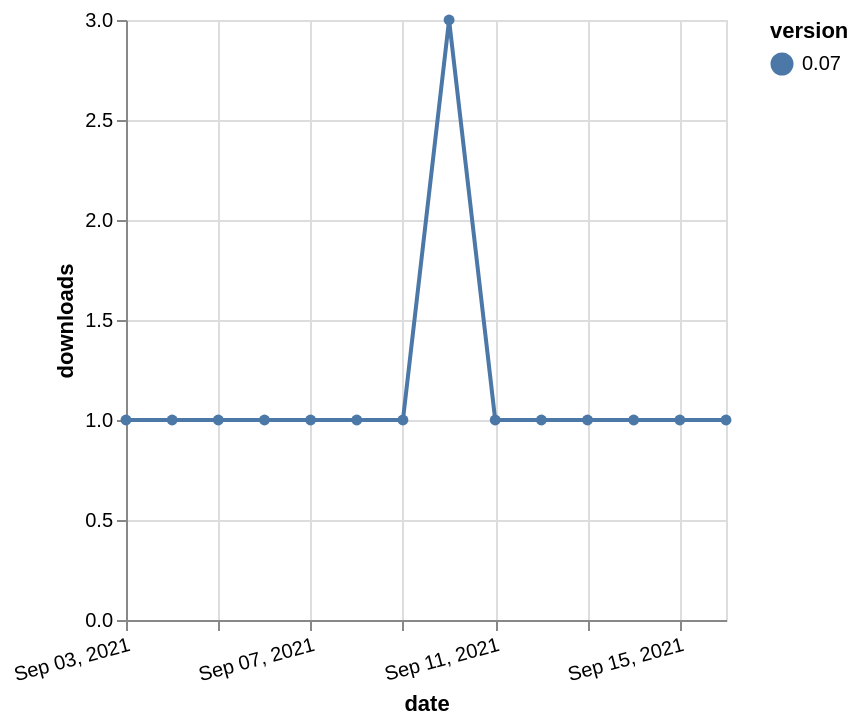

Vega-Lite specification stored for this chart:
### Vega-Lite specification from a JSON file in a GitHub repository (floating-point values rounded to 4 significant figures)
{"$schema": "https://vega.github.io/schema/vega-lite/v5.json", "description": "A simple bar chart with embedded data.", "data": {"values": [{"date": "2021-09-03", "total": 306, "delta": 1, "version": "0.07"}, {"date": "2021-09-04", "total": 307, "delta": 1, "version": "0.07"}, {"date": "2021-09-05", "total": 308, "delta": 1, "version": "0.07"}, {"date": "2021-09-06", "total": 309, "delta": 1, "version": "0.07"}, {"date": "2021-09-07", "total": 310, "delta": 1, "version": "0.07"}, {"date": "2021-09-08", "total": 311, "delta": 1, "version": "0.07"}, {"date": "2021-09-09", "total": 312, "delta": 1, "version": "0.07"}, {"date": "2021-09-10", "total": 315, "delta": 3, "version": "0.07"}, {"date": "2021-09-11", "total": 316, "delta": 1, "version": "0.07"}, {"date": "2021-09-12", "total": 317, "delta": 1, "version": "0.07"}, {"date": "2021-09-13", "total": 318, "delta": 1, "version": "0.07"}, {"date": "2021-09-14", "total": 319, "delta": 1, "version": "0.07"}, {"date": "2021-09-15", "total": 320, "delta": 1, "version": "0.07"}, {"date": "2021-09-16", "total": 321, "delta": 1, "version": "0.07"}]}, "width": "container", "mark": {"type": "line", "point": {"filled": true}}, "encoding": {"x": {"field": "date", "type": "temporal", "timeUnit": "yearmonthdate", "title": "date", "axis": {"labelAngle": -15}}, "y": {"field": "delta", "type": "quantitative", "title": "downloads"}, "color": {"field": "version", "type": "nominal"}, "tooltip": {"field": "delta"}}}
